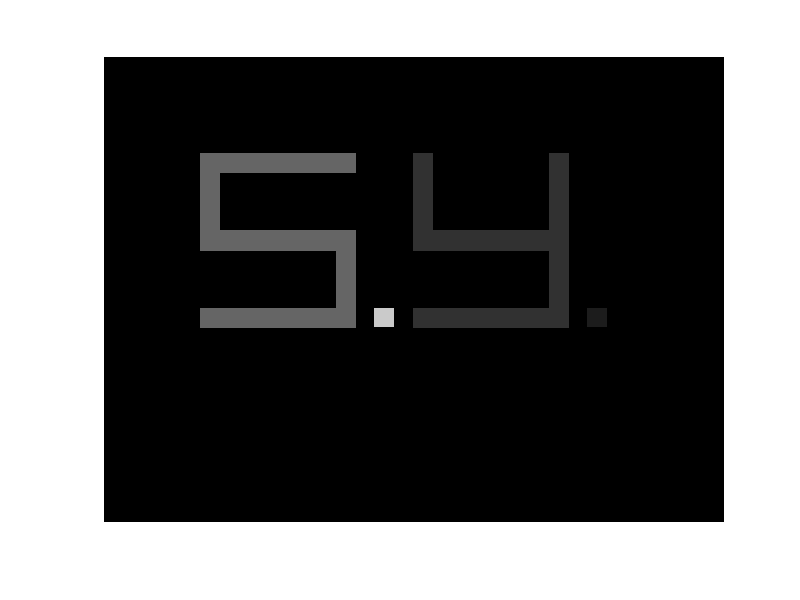

The MATLAB script that drew this image:
% Create a blank image with dimensions 480x640 pixels and set it to a black background
imageSize = [480, 640];
background = zeros(imageSize, 'uint8');

% Create the image 
image = background;

% Define the parameters for the letter "S"
letterS = struct('slot', [100, 100], 'gray', 100);

% Draw the top horizontal bar of "S"
image(letterS.slot(1):letterS.slot(1) + 20, ... %üst kalınlık
      letterS.slot(2):letterS.slot(2) + 160) = letterS.gray; %üst uzunluk

% Draw the left vertical bar of "S" (upper part)
image(letterS.slot(1):letterS.slot(1) + 100, ...%sol yan uzunluk
      letterS.slot(2):letterS.slot(2) + 20) = letterS.gray;%sol yan kalınlık

% Draw the right vertical bar of "S" (lower part)
image(letterS.slot(1) + 80:letterS.slot(1) + 180, ...%sağ ALT üst uz:sağ alt uz
      letterS.slot(2) + 140:letterS.slot(2) + 160) = letterS.gray;%genişlik

% Draw the bottom horizontal bar of "S"
image(letterS.slot(1) + 160:letterS.slot(1) + 180, ...%alt klaınlık: alta doğru
      letterS.slot(2):letterS.slot(2) + 160) = letterS.gray;%alt uzunluk

% Connect the dots in the middle part of "S" with a vertical line
image(letterS.slot(1) + 80:letterS.slot(1) + 100, ...%orta gen yukarı:aşağı
      letterS.slot(2) + 20:letterS.slot(2) + 140) = letterS.gray;%sola:sağa

% Define the parameters for the dot
dot = struct('slot', [280, 260], 'width', 20, 'height', 20, 'gray', 200);

% Add the dot
image(dot.slot(2):(dot.slot(2) + dot.height - 1), ...
      dot.slot(1):(dot.slot(1) + dot.width - 1)) = dot.gray;

% Define the parameters for the letter "Y"
letterY = struct('slot', [100, 320], 'gray', 50);

% Add the upper left vertical bar of "Y" SOL ÜST
image(letterY.slot(1):(letterY.slot(1) + 100), ...
      letterY.slot(2):(letterY.slot(2) + 20)) = letterY.gray;

% Add the bottom bar of "Y" ALT 
image(letterY.slot(1) + 160:(letterY.slot(1) + 180), ...
      letterY.slot(2):(letterY.slot(2) + 160)) = letterY.gray;

% Add the right vertical bar of "Y" SAĞ 
image(letterY.slot(1) + 0:(letterY.slot(1) + 180), ...
      letterY.slot(2) + 140:(letterY.slot(2) + 160)) = letterY.gray;

% Connect the dots in the middle part of "S" with a vertical line
image(letterY.slot(1) + 80:letterY.slot(1) + 100, ...%orta gen yukarı:aşağı
      letterY.slot(2) + 20:letterY.slot(2) + 140) = letterY.gray;%sola:sağa

% Define the parameters for the dot (rectangle shape)
dot = struct('slot', [500, 260], 'width', 20, 'height', 20, 'gray', 30);

% Add the dot as a gray rectangle
image(dot.slot(2):(dot.slot(2) + dot.height - 1), ...
      dot.slot(1):(dot.slot(1) + dot.width - 1)) = dot.gray;

% Display the resulting image
imshow(image);
